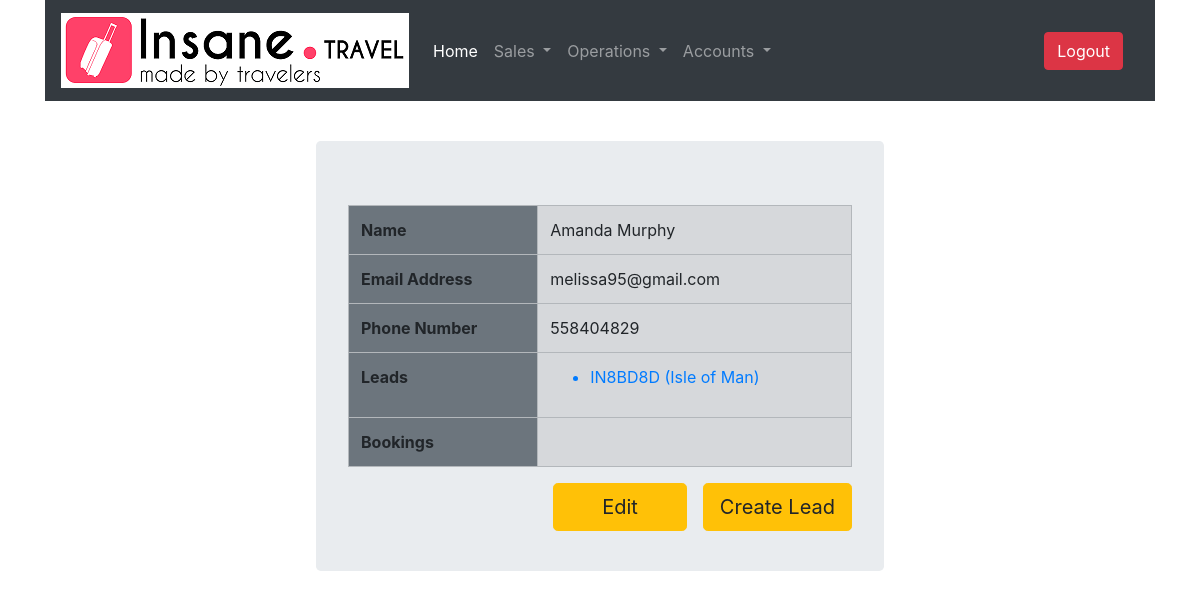
The page /sales/customer/21/ (signed in) on the database as committed earlier.
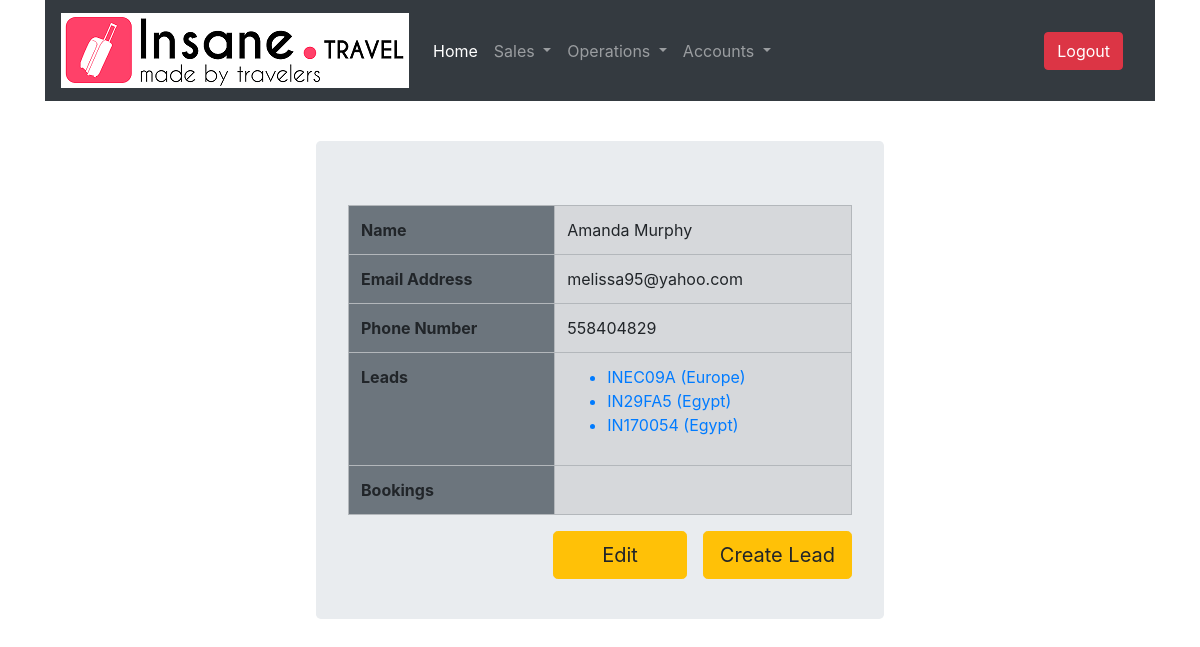
The same page on the database as committed later.
### SalesApp/models.py (models this page shows, shortened)
class Customer(models.Model):
    name = models.CharField(max_length=256)
    email = models.EmailField(unique=True)
    phone = models.PositiveIntegerField()

class Lead(models.Model):
    lead_source_choices = [
        ('FNF', 'Friends & Family'),
        ('TT', 'Travel Triangle'),
        ('CRF', 'Customer Referral'),
        ('RPC', 'Repeat Customer'),
        ('FBAD','Facebook Ads'),
        ('B2B','B2B'),
        ('WEB','Website / Online Forums'),
    ]
    lead_status_choices = [
        ('NEW', 'New Enquiry'),
        ('QUOTED', 'Quoted'),
        ('BOOKED', 'Booked')
    ]
    customer = models.ForeignKey(Customer,related_name='Leads',on_delete=models.PROTECT)
    destinations = models.CharField(max_length=256)
    lead_source = models.CharField(max_length=256,choices=lead_source_choices,default='FNF')
    lead_source_id = models.CharField(max_length=25,blank=True)
    lead_status = models.CharField(max_length=25,choices=lead_status_choices,default='NEW')
    remarks = models.TextField(blank=True)
    trip_id = models.CharField(max_length=10,editable=False,unique=True,default=get_trip_id)
    creation_date = models.DateField(auto_now=True)

### SalesApp/views.py (the view)
# urls.py: path('customer/<int:pk>/',views.CustomerDetailView.as_view(),name='customer_detail'),
class CustomerDetailView(DetailView):
    model = Customer
    def get_context_data(self,**kwargs):
        context = super(CustomerDetailView,self).get_context_data(**kwargs)
        primary_key = self.kwargs.get('pk')
        context['leads'] = Lead.objects.filter(customer = primary_key)
        context['bookings'] = Booking.objects.filter(customer = primary_key)
        return context

### SalesApp/templates/SalesApp/customer_detail.html (shortened to what this page needs)
{% extends "base_staff.html" %}
{% block content %}
<div class="container w-50 p-3">
  <br>
  <div class="jumbotron">
    <table class="table table-bordered table-hover table-secondary">
      <tr>
        <th class="bg-secondary th-customer-detail">Name</th>
        <td>{{ customer.name }}</td>
      </tr>
      <tr>
        <th class="bg-secondary th-customer-detail">Email Address</th>
        <td>{{ customer.email }}</td>
      </tr>
      <tr>
        <th class="bg-secondary th-customer-detail">Phone Number</th>
        <td>{{ customer.phone }}</td>
      </tr>
      <tr>
        <th class="bg-secondary th-customer-detail">Leads</th>
        <td>
          <ul>
            {% for lead in leads %}
            <a href="{% url 'SalesApp:lead_detail' pk=lead.pk %}">
              <li>{{ lead.trip_id }} ({{lead.destinations}})</li></a>
            {% endfor %}
          </ul>
        </td>
      </tr>
      <tr>
        <th class="bg-secondary th-customer-detail">Bookings</th>
        <td>
        </td>
      </tr>
    </table>
    <form method="GET" action="{% url 'SalesApp:lead_create' %}">
        <button class="btn btn-warning btn-lg float-right" type="submit">Create Lead</button>
    </form>
    <a href="{% url 'SalesApp:customer_update' pk=customer.pk %}">
      <button class="btn btn-warning btn-lg float-right px-5 mx-3" type="submit">Edit</button> </a>
    <br>
  </div>
</div>
{% endblock %}

Rows that differ between the two databases and show on the page:
no longer on this page (row edited): Lead: trip_id "IN8BD8D", destinations "Isle of Man"
changed Customer "Amanda Murphy": email "melissa95@gmail.com" → "melissa95@yahoo.com"
added Lead: trip_id "INEC09A", destinations "Europe"
added Lead: trip_id "IN29FA5", destinations "Egypt"
added Lead: trip_id "IN170054", destinations "Egypt"
